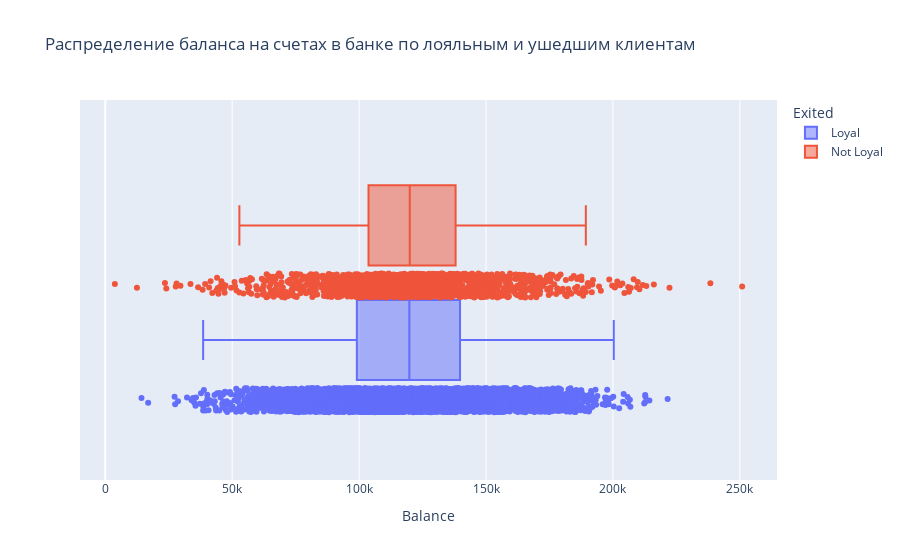

Notebook cell for this chart:
### Code cell
import pandas as pd
import seaborn as sns
import matplotlib.pyplot as plt
import plotly.express as px
plt.style.use('default')

churn_data = pd.read_csv('data/churn.csv')
churn_data.head()

def get_credit_score_cat(credit_score):
    if credit_score >= 300 and credit_score < 500:
        return "Very_Poor"
    elif credit_score >= 500 and credit_score < 601:
        return "Poor"
    elif credit_score >= 601 and credit_score < 661:
        return "Fair"
    elif credit_score >= 661 and credit_score < 781:
        return "Good"
    elif credit_score >= 781 and credit_score < 851:
        return "Excellent"
    elif credit_score >= 851:
        return "Top"
    elif credit_score < 300:
        return "Deep"
    

churn_data['CreditScoreCat'] = churn_data['CreditScore'].apply(get_credit_score_cat)
churn_data = churn_data.loc[churn_data.Balance > 2500]

def get_active(is_active_member):
    if is_active_member == 0:
        return 'Loyal'
    else:
        return 'Not Loyal'


churn_data['piedata'] =  churn_data['Exited'].value_counts()
churn_data['Exited'] = churn_data['Exited'].apply(get_active)

fig = px.choropleth(
    data_frame=churn_data,
    locations="Geography",
    locationmode = "country names",
    color="Exited",
    range_color=[0, 30e6],
    title='Global Spread of COVID-19',
    width=800,
    height=500,
    color_continuous_scale='Reds'
)

fig = px.box(
    data_frame = churn_data,
    x = 'Balance',
  color=churn_data['Exited'],points='all',
    title='Распределение баланса на счетах в банке по лояльным и ушедшим клиентам',
)
fig.show()
# Мы видим что у лояльных клиентов медианное значение выше чем у не лояльных что может говорить о том что более богатых людей устраивоют услуги банка

### Figure 1 — Plotly figure (JSON) as saved in the notebook; plotly's stock layout.template omitted (floating-point values rounded to 4 significant figures; data arrays with more than 128 entries replaced by an {"elided": "..."} marker saying what was removed)
{"data": [{"alignmentgroup": "True", "boxpoints": "all", "hovertemplate": "Exited=Loyal<br>Balance=%{x}<extra></extra>", "legendgroup": "Loyal", "marker": {"color": "#636efa"}, "name": "Loyal", "notched": false, "offsetgroup": "Loyal", "orientation": "h", "showlegend": true, "type": "box", "x": {"elided": "4846 float values"}, "x0": " ", "xaxis": "x", "y0": " ", "yaxis": "y"}, {"alignmentgroup": "True", "boxpoints": "all", "hovertemplate": "Exited=Not Loyal<br>Balance=%{x}<extra></extra>", "legendgroup": "Not Loyal", "marker": {"color": "#EF553B"}, "name": "Not Loyal", "notched": false, "offsetgroup": "Not Loyal", "orientation": "h", "showlegend": true, "type": "box", "x": {"elided": "1537 float values"}, "x0": " ", "xaxis": "x", "y0": " ", "yaxis": "y"}], "layout": {"boxmode": "group", "legend": {"title": {"text": "Exited"}, "tracegroupgap": 0}, "title": {"text": "Распределение баланса на счетах в банке по лояльным и ушедшим клиентам"}, "xaxis": {"anchor": "y", "domain": [0, 1], "title": {"text": "Balance"}}, "yaxis": {"anchor": "x", "domain": [0, 1]}}}
